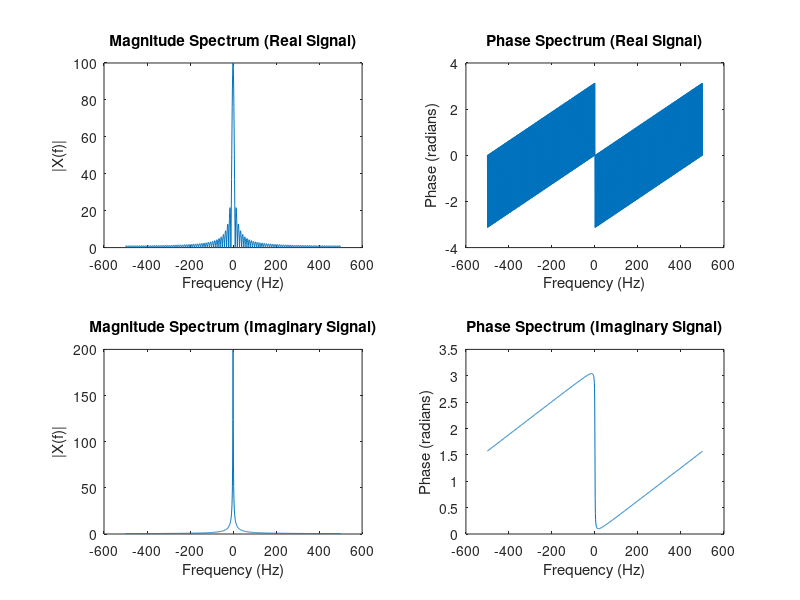
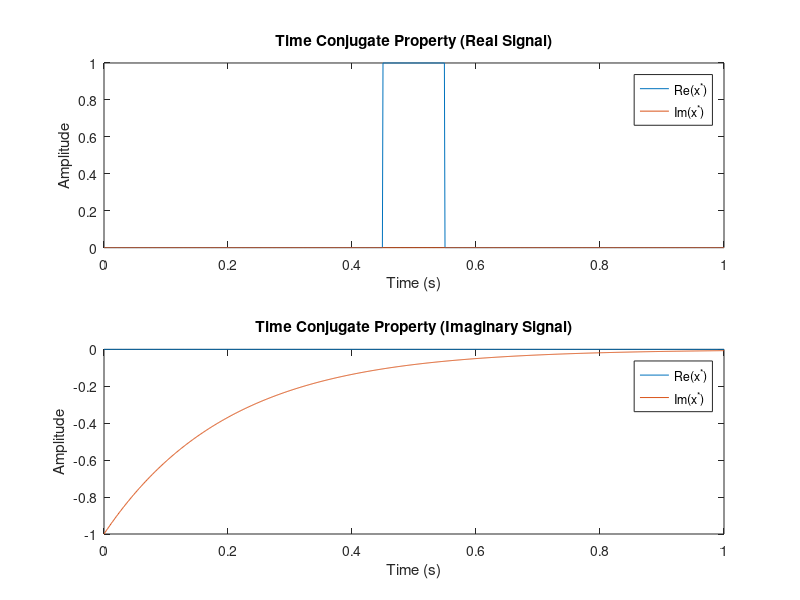

Source code (MATLAB) for these figures, in order:
% Parameters
fs = 1000;  % Sampling frequency
T = 1/fs;   % Sampling period
t = 0:T:1;  % Time vector

% Pure Real Signal (Rectangular Pulse)
x_real = rectpuls(t - 0.5, 0.1);  % Rectangular pulse centered at 0.5s

% Pure Imaginary Signal (Decaying Exponential)
alpha = 5;  % Decay rate
x_imag = 1i * exp(-alpha * t);  % Pure imaginary signal

% Fourier Transform
frequencies = linspace(-fs/2, fs/2, length(t));
X_real = fftshift(fft(x_real));
X_imag = fftshift(fft(x_imag));

% Plotting the Fourier Transform magnitude and phase for the real signal
figure;

subplot(2, 2, 1);
plot(frequencies, abs(X_real));
title('Magnitude Spectrum (Real Signal)');
xlabel('Frequency (Hz)');
ylabel('|X(f)|');

subplot(2, 2, 2);
plot(frequencies, angle(X_real));
title('Phase Spectrum (Real Signal)');
xlabel('Frequency (Hz)');
ylabel('Phase (radians)');

% Plotting the Fourier Transform magnitude and phase for the imaginary signal
subplot(2, 2, 3);
plot(frequencies, abs(X_imag));
title('Magnitude Spectrum (Imaginary Signal)');
xlabel('Frequency (Hz)');
ylabel('|X(f)|');

subplot(2, 2, 4);
plot(frequencies, angle(X_imag));
title('Phase Spectrum (Imaginary Signal)');
xlabel('Frequency (Hz)');
ylabel('Phase (radians)');

% Verifying Time Conjugate Property
figure;
subplot(2, 1, 1);
plot(t, real(conj(x_real)));
hold on;
plot(t, imag(conj(x_real)));
title('Time Conjugate Property (Real Signal)');
xlabel('Time (s)');
ylabel('Amplitude');
legend('Re(x^*)', 'Im(x^*)');
hold off;

subplot(2, 1, 2);
plot(t, real(conj(x_imag)));
hold on;
plot(t, imag(conj(x_imag)));
title('Time Conjugate Property (Imaginary Signal)');
xlabel('Time (s)');
ylabel('Amplitude');
legend('Re(x^*)', 'Im(x^*)');
hold off;